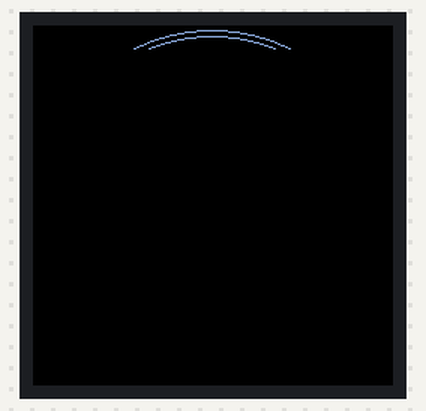
The program below on a simulated Arduino Nano, built with avr-gcc and run on an emulated ATmega328P. On the bench: 240×240 colour display. What the program prints to the serial monitor is not drawn.

Above: at 0.6 s.
At 3.2 s:
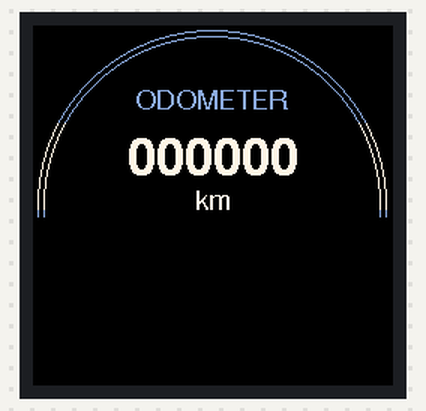
At 6.05 s:
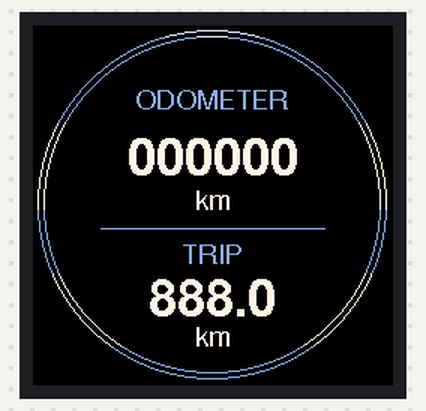
At 8.79 s:
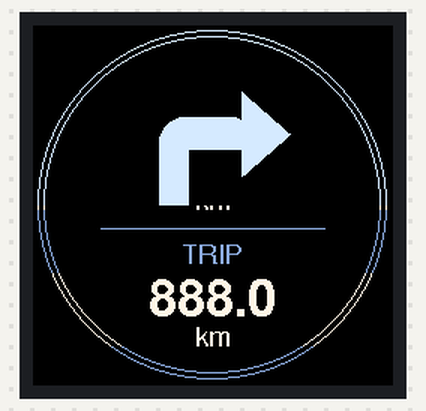
At 11.59 s:
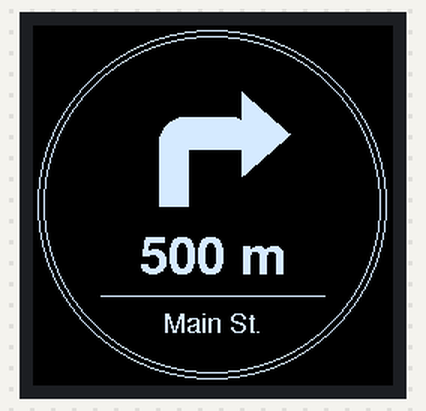
At 17.15 s:
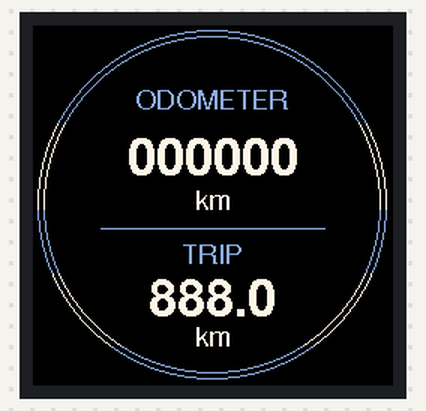

Measured:
- by itself, everything shown: repeats every 11.3 s, in 60 steps

The program:

main.cpp
```cpp
#include <Arduino.h>
#include <Adafruit_GC9A01A.h>
#include <Fonts/FreeSansBold18pt7b.h>
#include <Fonts/FreeSans9pt7b.h>

// Classic 5 V Nano: ALL five signals need 5 V -> 3.3 V translation.
// Hardware SPI: MOSI D11, SCK D13. D4-D7 are reserved for the motor.
Adafruit_GC9A01A display(10, 9, 8); // CS, DC, RST
// Small monochrome strip + one RGB565 scanline, never a full framebuffer.
GFXcanvas1 strip(240, 8);
uint16_t pixels[240];
constexpr uint32_t kPageIntervalMs = 1000;
constexpr uint32_t kSpiHz = 4000000;
constexpr uint16_t kBackground = 0x0000;
uint32_t lastPageMs;
bool navigation = false;

// Demo values only. No distance sensor, phone connection or EEPROM writes.
const char kOdometer[] = "000000";
const char kTrip[] = "888.0";
const char kDistance[] = "500 m";
const char kStreet[] = "Main St.";

void centered(const char *text, const GFXfont *font, int16_t baseline,
              int16_t stripY) {
    strip.setFont(font);
    int16_t x1, y1;
    uint16_t width, height;
    strip.getTextBounds(text, 0, 0, &x1, &y1, &width, &height);
    strip.setCursor((240 - static_cast<int16_t>(width)) / 2 - x1,
                    baseline - stripY);
    strip.print(text);
}

void drawScene(int16_t y) {
    strip.fillScreen(0);
    strip.drawCircle(119, 119 - y, 116, 1);
    strip.drawCircle(119, 119 - y, 112, 1);
    if (!navigation) {
        centered("ODOMETER", &FreeSans9pt7b, 55, y);
        centered(kOdometer, &FreeSansBold18pt7b, 99, y);
        centered("km", &FreeSans9pt7b, 122, y);
        strip.drawFastHLine(45, 135 - y, 150, 1);
        centered("TRIP", &FreeSans9pt7b, 158, y);
        centered(kTrip, &FreeSansBold18pt7b, 193, y);
        centered("km", &FreeSans9pt7b, 213, y);
    } else {
        // Rounded right-turn arrow, drawn entirely with vector primitives.
        strip.fillRoundRect(84, 61 - y, 65, 45, 17, 1);
        strip.fillRect(104, 83 - y, 46, 28, 0);
        strip.fillRect(84, 82 - y, 20, 39, 1);
        strip.fillTriangle(139, 44 - y, 139, 100 - y, 171, 72 - y, 1);
        centered(kDistance, &FreeSansBold18pt7b, 165, y);
        strip.drawFastHLine(45, 180 - y, 150, 1);
        centered(kStreet, &FreeSans9pt7b, 204, y);
    }
}

void renderPage() {
    const uint32_t started = millis();
    for (int16_t y = 0; y < 240; y += 8) {
        drawScene(y);
        display.startWrite();
        display.setAddrWindow(0, y, 240, 8);
        for (uint8_t row = 0; row < 8; ++row) {
            // Ice-blue accents, warm white digits on the odometer screen.
            const int16_t screenY = y + row;
            const uint16_t ink = navigation ? 0xD75F :
                ((screenY >= 65 && screenY <= 122) ||
                 (screenY >= 165 && screenY <= 213) ? 0xFFBC : 0x8D5B);
            const uint8_t *bits = strip.getBuffer() + row * 30;
            for (uint16_t x = 0; x < 240; ++x) {
                pixels[x] = bits[x / 8] & (0x80 >> (x & 7)) ? ink : kBackground;
            }
            display.writePixels(pixels, 240);
        }
        display.endWrite();
    }
    Serial.print(navigation ? F("NAV render_ms=") : F("ODO render_ms="));
    Serial.println(millis() - started);
}

void setup() {
    Serial.begin(115200);
    if (!strip.getBuffer()) {
        Serial.println(F("ERROR: strip allocation failed"));
        while (true) {}
    }
    strip.setTextColor(1);
    strip.setTextWrap(false);
    display.begin(kSpiHz);
    display.setRotation(0); // Change to 1/2/3 to match physical mounting.
    display.fillScreen(kBackground);
    lastPageMs = millis();
    renderPage();
}

void loop() {
    const uint32_t now = millis();
    if (static_cast<uint32_t>(now - lastPageMs) < kPageIntervalMs) return;
    lastPageMs += kPageIntervalMs;
    if (static_cast<uint32_t>(now - lastPageMs) >= kPageIntervalMs) lastPageMs = now;
    navigation = !navigation;
    renderPage();
}
```
